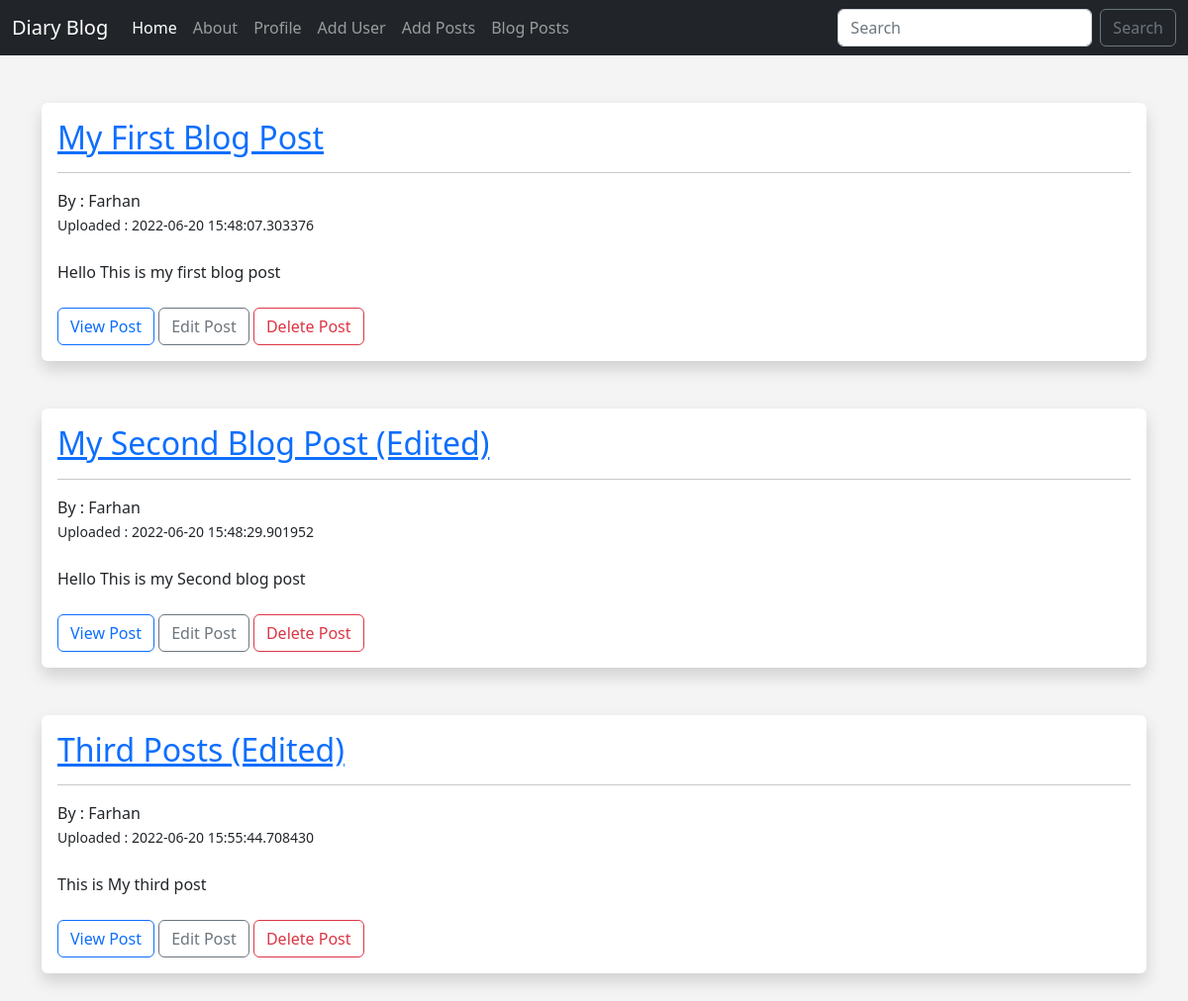
The page /posts on the database its author committed.
### app.py (models this page shows)
class Posts(db.Model):
    id = db.Column(db.Integer, primary_key=True)
    title = db.Column(db.String(255))
    content = db.Column(db.Text)
    author = db.Column(db.String(255))
    date_posted = db.Column(db.DateTime, default=datetime.utcnow)
    slug = db.Column(db.String(255))

### app.py (the view)
@app.route('/posts')
def posts():
    posts = Posts.query.order_by(Posts.date_posted)
    return render_template("posts.html", posts=posts)

### templates/posts.html (shortened to what this page needs)
{% extends 'base.html' %}
{% block content %}
<br>
{% for post in posts %}
<div class="shadow p-3 mb-5 bg-body rounded">
    <h2><a href="{{ url_for('post', id=post.id) }}"> {{ post.title }}</a></h2>
    <hr>
    By : {{ post.author }}<br>
    <small> Uploaded : {{ post.date_posted }}</small><br><br>
    {{ post.content }}<br> <br>
    <a class="btn btn-outline-primary" href="{{ url_for('post', id=post.id) }} ">View Post</a>
    <a class="btn btn-outline-secondary" href="{{ url_for('edit_post', id=post.id) }} ">Edit Post</a>
    <a class="btn btn-outline-danger" href="{{ url_for('delete_post', id=post.id) }} ">Delete Post</a>
</div>
{% endfor %}
{% endblock %}

### static/style.css (style rules this page uses)
body { background:#f4f4f4; }

### rows shown on the page
Posts: title "My First Blog Post", author "Farhan", date_posted "2022-06-20 15:48:07.303376", content "Hello This is my first blog post"
Posts: title "My Second Blog Post (Edited)", author "Farhan", date_posted "2022-06-20 15:48:29.901952", content "Hello This is my Second blog post"
Posts: title "Third Posts (Edited)", author "Farhan", date_posted "2022-06-20 15:55:44.708430", content "This is My third post"
